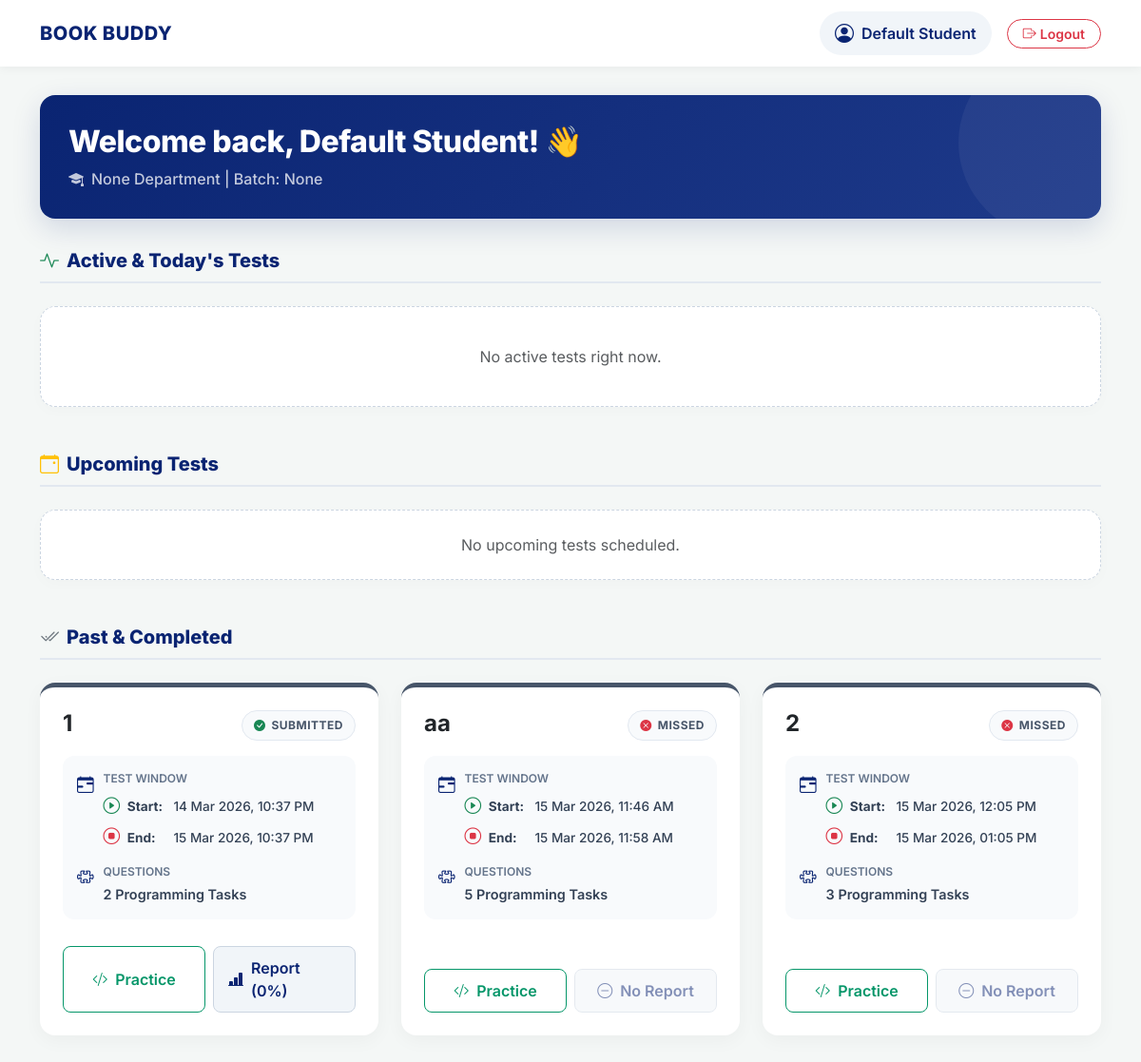
Screenshot of /student_test/1 with the database file from the repository.
### app.py (models this page shows, shortened)
class Student(UserMixin, db.Model):
    id = db.Column(db.Integer, primary_key=True)
    name = db.Column(db.String(50))
    register = db.Column(db.String(50)) # String prevents postgres crashing on alphanumeric IDs
    username = db.Column(db.String(15), unique=True)
    set_password = db.Column(db.String(100))
    verify_password = db.Column(db.String(100))
    department = db.Column(db.String(100))
    batch = db.Column(db.String(100))
    collage = db.Column(db.String(100))
    phone_no = db.Column(db.String(100))
    email = db.Column(db.String(60))
    approval = db.Column(db.Boolean, default=False)
    attend = db.Column(db.Boolean, default=False)

class Testmaintain(db.Model):
    __tablename__ = 'test_maintain'
    id = db.Column(db.Integer, primary_key=True)
    test_title = db.Column(db.String(50))
    date = db.Column(db.Date)
    start_time = db.Column(db.DateTime)
    end_time = db.Column(db.DateTime)
    status = db.Column(db.String(20), default='draft')
    total_points = db.Column(db.Integer, default=0)
    question_id = db.Column(db.Integer, db.ForeignKey('question.id'), nullable=False)

class TestResult(db.Model):
    id = db.Column(db.Integer, primary_key=True)
    student_id = db.Column(db.Integer, db.ForeignKey('student.id'), nullable=False)
    test_id = db.Column(db.Integer, db.ForeignKey('test_maintain.id'), nullable=False)
    total_marks_obtained = db.Column(db.Integer, default=0)
    total_marks_possible = db.Column(db.Integer, default=0)
    percentage = db.Column(db.Float, default=0)
    status = db.Column(db.String(20), default='attempted')
    entry_time = db.Column(db.DateTime, default=ist_now) # Forced IST
    exit_time = db.Column(db.DateTime)
    submitted_at = db.Column(db.DateTime, default=ist_now) # Forced IST
    student = db.relationship('Student', backref='test_results')
    test = db.relationship('Testmaintain', backref='results')

### app.py (the view)
@app.route('/student_test/<int:id>')
def student_test(id):
    student = Student.query.get_or_404(id)
    all_entries = Testmaintain.query.all()
    current_time = ist_now()
    grouped_tests = defaultdict(list)
    questions_dict = {q.id: q for q in Question.query.all()}
    for entry in all_entries:
        entry.question = questions_dict.get(entry.question_id)
        grouped_tests[entry.test_title].append(entry)
    results = TestResult.query.filter_by(student_id=id).all()
    test_question_ids = [entry.question_id for entry in all_entries]
    practice_questions = Question.query.filter(~Question.id.in_(test_question_ids)).all() if test_question_ids else Question.query.all()
    return render_template("student_test.html", student=student, grouped_tests=grouped_tests, practice_questions=practice_questions, results=results, now=current_time)

### app.py (called while the page is built)
def ist_now():
    return datetime.now(IST_TZ).replace(tzinfo=None)

@app.context_processor
def inject_now():
    return {'now': ist_now()}

### templates/student_test.html (shortened to what this page needs)
<!DOCTYPE html>
<html lang="en">
<head>
    <link href="https://cdn.jsdelivr.net/npm/bootstrap@5.3.0/dist/css/bootstrap.min.css" rel="stylesheet">
    <link rel="stylesheet" href="https://cdn.jsdelivr.net/npm/bootstrap-icons@1.11.1/font/bootstrap-icons.css">
</head>
<body>
    <nav class="navbar sticky-top">
        <div class="container d-flex justify-content-between align-items-center">
            <a class="brand-wrapper" href="/">
                <h2 class="brand-name d-none d-sm-block">BOOK BUDDY</h2>
            </a>
            <div class="d-flex align-items-center gap-3">
                <a class="student-profile-link d-none d-md-flex" href="{{ url_for('student_profile', username=student.username ) }}">
                    <i class="bi bi-person-circle fs-5"></i>
                    <span>{{ student.name }}</span>
                </a>
                <a href="/logout" class="btn btn-outline-danger btn-sm px-3 rounded-pill fw-semibold">
                    <i class="bi bi-box-arrow-right me-1"></i>Logout
                </a>
            </div>
        </div>
    </nav>
    <div class="container">
        <div class="row mb-4">
            <div class="col-12">
                <div class="welcome-card">
                    <h2 class="mb-2">Welcome back, {{ student.name }}! 👋</h2>
                    <p class="mb-0 opacity-75 fw-medium"><i class="bi bi-mortarboard-fill me-2"></i>{{ student.department }} Department | Batch: {{ student.batch }}</p>
                </div>
            </div>
        </div>
        {% if grouped_tests %}
            <h3 class="section-title"><i class="bi bi-activity text-success me-2"></i>Active & Today's Tests</h3>
            <div class="row g-4 mb-5">
                {% set ns = namespace(found_live=false) %}
                {% if not ns.found_live %}
                    <div class="col-12"><div class="empty-state"><p class="text-muted mb-0">No active tests right now.</p></div></div>
                {% endif %}
            </div>
            <h3 class="section-title"><i class="bi bi-calendar-event text-warning me-2"></i>Upcoming Tests</h3>
            <div class="row g-4 mb-5">
                {% set ns_up = namespace(found_up=false) %}
                {% if not ns_up.found_up %}
                    <div class="col-12"><div class="empty-state py-4"><p class="text-muted mb-0">No upcoming tests scheduled.</p></div></div>
                {% endif %}
            </div>
            <h3 class="section-title"><i class="bi bi-check2-all text-secondary me-2"></i>Past & Completed</h3>
            <div class="row g-4 mb-5">
                {% for title, entries in grouped_tests.items() %}
                    {% set first_entry = entries[0] %}
                    {% set test_result = results|selectattr('test_id', 'equalto', first_entry.id)|first if results else None %}
                    {% if first_entry.start_time and first_entry.end_time %}
                        {% set is_past = now > first_entry.end_time %}
                        {% if is_past or test_result %}
                        <div class="col-lg-6 col-xl-4">
                            <div class="card test-card status-border-completed">
                                <div class="card-body p-4 d-flex flex-column h-100">
                                    <div class="d-flex justify-content-between align-items-start mb-3">
                                        <h4 class="fw-bold mb-0 text-dark pe-2">{{ title }}</h4>
                                        <div id="badge-container-{{ loop.index }}">
                                            <span class="status-badge badge-completed">
                                                {% if test_result %}
                                                    <i class="bi bi-check-circle-fill text-success"></i> SUBMITTED
                                                {% else %}
                                                    <i class="bi bi-x-circle-fill text-danger"></i> MISSED
                                                {% endif %}
                                            </span>
                                        </div>
                                    </div>
                                    <div class="info-grid">
                                        <div class="info-item info-item-full">
                                            <i class="bi bi-calendar-range"></i>
                                            <div class="info-text w-100">
                                                <small>Test Window</small>
                                                <div class="schedule-stack">
                                                    <span><i class="bi bi-play-circle text-success me-1"></i> <strong>Start:</strong> {{ first_entry.start_time.strftime('%d %b %Y, %I:%M %p') }}</span>
                                                    <span><i class="bi bi-stop-circle text-danger me-1"></i> <strong>End:</strong> {{ first_entry.end_time.strftime('%d %b %Y, %I:%M %p') }}</span>
                                                </div>
                                            </div>
                                        </div>
                                        <div class="info-item info-item-full">
                                            <i class="bi bi-puzzle"></i>
                                            <div class="info-text">
                                                <small>Questions</small>
                                                <span>{{ entries|length }} Programming Tasks</span>
                                            </div>
                                        </div>
                                    </div>
                                    <div class="flex-grow-1"></div>
                                    <div class="mt-auto pt-2 d-flex gap-2">
                                        <a href="{{ url_for('take_test', title=title) }}" class="btn-practice">
                                            <i class="bi bi-code-slash"></i> Practice
                                        </a>
                                        {% if test_result %}
                                            <a href="{{ url_for('student_results', test_id=first_entry.id) }}" class="btn-results">
                                                <i class="bi bi-bar-chart-line-fill"></i>
                                                Report ({{ test_result.percentage|round|int }}%)
                                            </a>
                                        {% else %}
                                            <button class="btn-results opacity-50" style="cursor: not-allowed;" title="No report available">
                                                <i class="bi bi-dash-circle"></i> No Report
                                            </button>
                                        {% endif %}
                                    </div>
                                </div>
                            </div>
                        </div>
                        {% endif %}
                    {% endif %}
                {% endfor %}
            </div>
        {% endif %}
    </div>
</body>
</html>

### templates/student_test.html (style rules this page uses)
:root { --brand-navy: #0A2472; --brand-crimson: #740f28; --brand-white: #ffffff; --bg-light: #f4f7f6; --text-main: #334155; --text-muted: #64748b; --border-color: #e2e8f0; --status-live: #059669; --status-upcoming: #d97706; --status-completed: #475569; }
body { background-color: var(--bg-light); font-family: 'Inter', sans-serif; color: var(--text-main); padding-bottom: 50px; }
.navbar { background-color: var(--brand-white); box-shadow: 0 2px 10px rgba(0, 0, 0, 0.05); padding: 12px 0; margin-bottom: 30px; }
.brand-wrapper { display: flex; align-items: center; gap: 12px; text-decoration: none; }
.brand-name { margin: 0; font-size: 1.25rem; font-weight: 800; color: var(--brand-navy); letter-spacing: 0.5px; }
.student-profile-link { color: var(--brand-navy); font-weight: 600; text-decoration: none; display: flex; align-items: center; gap: 8px; padding: 8px 16px; border-radius: 30px; background-color: #f1f5f9; transition: all 0.2s; }
.welcome-card { background: linear-gradient(135deg, var(--brand-navy) 0%, #1e3a8a 100%); color: var(--brand-white); border-radius: 16px; padding: 30px; box-shadow: 0 10px 30px rgba(10, 36, 114, 0.15); position: relative; overflow: hidden; }
.welcome-card::after { content: ''; position: absolute; top: -50px; right: -50px; width: 200px; height: 200px; background: rgba(255,255,255,0.05); border-radius: 50%; }
.welcome-card h2 { font-weight: 800; letter-spacing: -0.5px; }
.test-card { border: none; border-radius: 16px; box-shadow: 0 5px 20px rgba(0, 0, 0, 0.04); transition: transform 0.2s, box-shadow 0.2s; background-color: var(--brand-white); height: 100%; display: flex; flex-direction: column; overflow: hidden; position: relative; }
.status-border-completed { border-top: 5px solid var(--status-completed); }
.status-badge { padding: 6px 12px; border-radius: 20px; font-size: 0.75rem; font-weight: 700; display: inline-flex; align-items: center; gap: 6px; text-transform: uppercase; letter-spacing: 0.5px; }
.badge-completed { background: #f8fafc; color: var(--status-completed); border: 1px solid #e2e8f0; }
.info-grid { display: grid; grid-template-columns: 1fr 1fr; gap: 15px; margin-bottom: 20px; background: #f8fafc; padding: 15px; border-radius: 12px; }
.info-item { display: flex; align-items: flex-start; gap: 10px; }
.info-item-full { grid-column: span 2; }
.info-item i { color: var(--brand-navy); font-size: 1.1rem; margin-top: 2px; }
.info-text { width: 100%; }
.info-text small { display: block; color: var(--text-muted); font-size: 0.75rem; text-transform: uppercase; font-weight: 600; margin-bottom: 2px; }
.info-text span { color: var(--text-main); font-weight: 600; font-size: 0.9rem; }
.schedule-stack { display: flex; flex-direction: column; gap: 6px; margin-top: 6px; }
.schedule-stack span { font-size: 0.85rem; font-weight: 500; color: var(--text-main); }
.schedule-stack strong { color: var(--text-main); font-weight: 700; width: 45px; display: inline-block; }
.btn-results { background-color: #f1f5f9; color: var(--brand-navy); border: 1px solid #cbd5e1; padding: 10px 15px; border-radius: 8px; font-weight: 600; transition: all 0.2s ease; text-decoration: none; display: flex; align-items: center; justify-content: center; gap: 8px; width: 100%; }
.btn-practice { background-color: var(--brand-white); color: var(--status-live); border: 1px solid var(--status-live); padding: 10px 15px; border-radius: 8px; font-weight: 600; transition: all 0.2s ease; text-decoration: none; display: flex; align-items: center; justify-content: center; gap: 8px; width: 100%; }
.empty-state { text-align: center; padding: 40px 20px; background: var(--brand-white); border-radius: 16px; box-shadow: 0 4px 15px rgba(0,0,0,0.02); border: 1px dashed #cbd5e1; }
.section-title { color: var(--brand-navy); font-weight: 800; font-size: 1.25rem; margin-top: 2rem; margin-bottom: 1.5rem; padding-bottom: 10px; border-bottom: 2px solid var(--border-color); }

### rows the page displays
Student: name "Default Student", department "None", batch "None"
Testmaintain: start_time "14 Mar 2026, 10:37 PM", end_time "15 Mar 2026, 10:37 PM"
TestResult: percentage "0"
Testmaintain: test_title "aa", shows "MISSED", start_time "15 Mar 2026, 11:46 AM", end_time "15 Mar 2026, 11:58 AM", entries "5", shows "No Report"
Testmaintain: start_time "15 Mar 2026, 12:05 PM", end_time "15 Mar 2026, 01:05 PM"

### other values shown
{{ title }} "1" "2"
{{ entries|length }} "2" "3"
